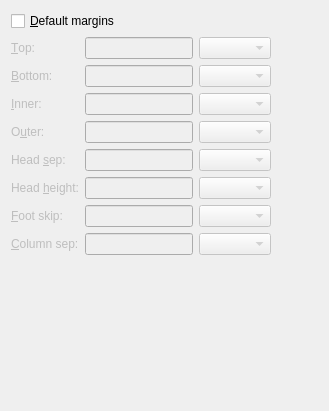
<?xml version="1.0" encoding="UTF-8"?>
<ui version="4.0">
 <class>MarginsUi</class>
 <widget class="QWidget" name="MarginsUi">
  <property name="geometry">
   <rect>
    <x>0</x>
    <y>0</y>
    <width>329</width>
    <height>411</height>
   </rect>
  </property>
  <property name="windowTitle">
   <string/>
  </property>
  <layout class="QGridLayout">
   <property name="leftMargin">
    <number>11</number>
   </property>
   <property name="topMargin">
    <number>11</number>
   </property>
   <property name="rightMargin">
    <number>11</number>
   </property>
   <property name="bottomMargin">
    <number>11</number>
   </property>
   <property name="spacing">
    <number>6</number>
   </property>
   <item row="0" column="0">
    <widget class="QCheckBox" name="marginCB">
     <property name="acceptDrops">
      <bool>true</bool>
     </property>
     <property name="toolTip">
      <string>Use the margin settings provided by the document class.&lt;br&gt;Note that if this is unchecked, different defaults may be used.</string>
     </property>
     <property name="text">
      <string>&amp;Default margins</string>
     </property>
    </widget>
   </item>
   <item row="1" column="1">
    <spacer>
     <property name="orientation">
      <enum>Qt::Horizontal</enum>
     </property>
     <property name="sizeType">
      <enum>QSizePolicy::Expanding</enum>
     </property>
     <property name="sizeHint" stdset="0">
      <size>
       <width>20</width>
       <height>20</height>
      </size>
     </property>
    </spacer>
   </item>
   <item row="2" column="0">
    <spacer>
     <property name="orientation">
      <enum>Qt::Vertical</enum>
     </property>
     <property name="sizeType">
      <enum>QSizePolicy::Expanding</enum>
     </property>
     <property name="sizeHint" stdset="0">
      <size>
       <width>20</width>
       <height>20</height>
      </size>
     </property>
    </spacer>
   </item>
   <item row="1" column="0">
    <layout class="QHBoxLayout">
     <property name="spacing">
      <number>6</number>
     </property>
     <property name="leftMargin">
      <number>0</number>
     </property>
     <property name="topMargin">
      <number>0</number>
     </property>
     <property name="rightMargin">
      <number>0</number>
     </property>
     <property name="bottomMargin">
      <number>0</number>
     </property>
     <item>
      <layout class="QVBoxLayout">
       <property name="spacing">
        <number>6</number>
       </property>
       <property name="leftMargin">
        <number>0</number>
       </property>
       <property name="topMargin">
        <number>0</number>
       </property>
       <property name="rightMargin">
        <number>0</number>
       </property>
       <property name="bottomMargin">
        <number>0</number>
       </property>
       <item>
        <widget class="QLabel" name="topL">
         <property name="enabled">
          <bool>false</bool>
         </property>
         <property name="text">
          <string>&amp;Top:</string>
         </property>
         <property name="buddy">
          <cstring>topLE</cstring>
         </property>
        </widget>
       </item>
       <item>
        <widget class="QLabel" name="bottomL">
         <property name="enabled">
          <bool>false</bool>
         </property>
         <property name="text">
          <string>&amp;Bottom:</string>
         </property>
         <property name="buddy">
          <cstring>bottomLE</cstring>
         </property>
        </widget>
       </item>
       <item>
        <widget class="QLabel" name="innerL">
         <property name="enabled">
          <bool>false</bool>
         </property>
         <property name="text">
          <string>&amp;Inner:</string>
         </property>
         <property name="buddy">
          <cstring>innerLE</cstring>
         </property>
        </widget>
       </item>
       <item>
        <widget class="QLabel" name="outerL">
         <property name="enabled">
          <bool>false</bool>
         </property>
         <property name="text">
          <string>O&amp;uter:</string>
         </property>
         <property name="buddy">
          <cstring>outerLE</cstring>
         </property>
        </widget>
       </item>
       <item>
        <widget class="QLabel" name="headsepL">
         <property name="enabled">
          <bool>false</bool>
         </property>
         <property name="text">
          <string>Head &amp;sep:</string>
         </property>
         <property name="buddy">
          <cstring>headsepLE</cstring>
         </property>
        </widget>
       </item>
       <item>
        <widget class="QLabel" name="headheightL">
         <property name="enabled">
          <bool>false</bool>
         </property>
         <property name="text">
          <string>Head &amp;height:</string>
         </property>
         <property name="buddy">
          <cstring>headheightLE</cstring>
         </property>
        </widget>
       </item>
       <item>
        <widget class="QLabel" name="footskipL">
         <property name="enabled">
          <bool>false</bool>
         </property>
         <property name="text">
          <string>&amp;Foot skip:</string>
         </property>
         <property name="buddy">
          <cstring>footskipLE</cstring>
         </property>
        </widget>
       </item>
       <item>
        <widget class="QLabel" name="columnsepL">
         <property name="enabled">
          <bool>false</bool>
         </property>
         <property name="text">
          <string>&amp;Column sep:</string>
         </property>
         <property name="buddy">
          <cstring>columnsepLE</cstring>
         </property>
        </widget>
       </item>
      </layout>
     </item>
     <item>
      <layout class="QVBoxLayout">
       <property name="spacing">
        <number>6</number>
       </property>
       <property name="leftMargin">
        <number>0</number>
       </property>
       <property name="topMargin">
        <number>0</number>
       </property>
       <property name="rightMargin">
        <number>0</number>
       </property>
       <property name="bottomMargin">
        <number>0</number>
       </property>
       <item>
        <layout class="QHBoxLayout">
         <property name="spacing">
          <number>6</number>
         </property>
         <property name="leftMargin">
          <number>0</number>
         </property>
         <property name="topMargin">
          <number>0</number>
         </property>
         <property name="rightMargin">
          <number>0</number>
         </property>
         <property name="bottomMargin">
          <number>0</number>
         </property>
         <item>
          <widget class="QLineEdit" name="topLE">
           <property name="enabled">
            <bool>false</bool>
           </property>
           <property name="inputMethodHints">
            <set>Qt::ImhFormattedNumbersOnly</set>
           </property>
          </widget>
         </item>
         <item>
          <widget class="lyx::frontend::LengthCombo" name="topUnit">
           <property name="enabled">
            <bool>false</bool>
           </property>
           <property name="inputMethodHints">
            <set>Qt::ImhFormattedNumbersOnly|Qt::ImhLatinOnly</set>
           </property>
          </widget>
         </item>
        </layout>
       </item>
       <item>
        <layout class="QHBoxLayout">
         <property name="spacing">
          <number>6</number>
         </property>
         <property name="leftMargin">
          <number>0</number>
         </property>
         <property name="topMargin">
          <number>0</number>
         </property>
         <property name="rightMargin">
          <number>0</number>
         </property>
         <property name="bottomMargin">
          <number>0</number>
         </property>
         <item>
          <widget class="QLineEdit" name="bottomLE">
           <property name="enabled">
            <bool>false</bool>
           </property>
           <property name="inputMethodHints">
            <set>Qt::ImhFormattedNumbersOnly</set>
           </property>
           <property name="text">
            <string/>
           </property>
          </widget>
         </item>
         <item>
          <widget class="lyx::frontend::LengthCombo" name="bottomUnit">
           <property name="enabled">
            <bool>false</bool>
           </property>
           <property name="inputMethodHints">
            <set>Qt::ImhFormattedNumbersOnly|Qt::ImhLatinOnly</set>
           </property>
          </widget>
         </item>
        </layout>
       </item>
       <item>
        <layout class="QHBoxLayout">
         <property name="spacing">
          <number>6</number>
         </property>
         <property name="leftMargin">
          <number>0</number>
         </property>
         <property name="topMargin">
          <number>0</number>
         </property>
         <property name="rightMargin">
          <number>0</number>
         </property>
         <property name="bottomMargin">
          <number>0</number>
         </property>
         <item>
          <widget class="QLineEdit" name="innerLE">
           <property name="enabled">
            <bool>false</bool>
           </property>
           <property name="inputMethodHints">
            <set>Qt::ImhFormattedNumbersOnly</set>
           </property>
          </widget>
         </item>
         <item>
          <widget class="lyx::frontend::LengthCombo" name="innerUnit">
           <property name="enabled">
            <bool>false</bool>
           </property>
           <property name="inputMethodHints">
            <set>Qt::ImhFormattedNumbersOnly|Qt::ImhLatinOnly</set>
           </property>
          </widget>
         </item>
        </layout>
       </item>
       <item>
        <layout class="QHBoxLayout">
         <property name="spacing">
          <number>6</number>
         </property>
         <property name="leftMargin">
          <number>0</number>
         </property>
         <property name="topMargin">
          <number>0</number>
         </property>
         <property name="rightMargin">
          <number>0</number>
         </property>
         <property name="bottomMargin">
          <number>0</number>
         </property>
         <item>
          <widget class="QLineEdit" name="outerLE">
           <property name="enabled">
            <bool>false</bool>
           </property>
           <property name="inputMethodHints">
            <set>Qt::ImhFormattedNumbersOnly</set>
           </property>
          </widget>
         </item>
         <item>
          <widget class="lyx::frontend::LengthCombo" name="outerUnit">
           <property name="enabled">
            <bool>false</bool>
           </property>
           <property name="inputMethodHints">
            <set>Qt::ImhFormattedNumbersOnly|Qt::ImhLatinOnly</set>
           </property>
          </widget>
         </item>
        </layout>
       </item>
       <item>
        <layout class="QHBoxLayout">
         <property name="spacing">
          <number>6</number>
         </property>
         <property name="leftMargin">
          <number>0</number>
         </property>
         <property name="topMargin">
          <number>0</number>
         </property>
         <property name="rightMargin">
          <number>0</number>
         </property>
         <property name="bottomMargin">
          <number>0</number>
         </property>
         <item>
          <widget class="QLineEdit" name="headsepLE">
           <property name="enabled">
            <bool>false</bool>
           </property>
           <property name="inputMethodHints">
            <set>Qt::ImhFormattedNumbersOnly</set>
           </property>
          </widget>
         </item>
         <item>
          <widget class="lyx::frontend::LengthCombo" name="headsepUnit">
           <property name="enabled">
            <bool>false</bool>
           </property>
           <property name="inputMethodHints">
            <set>Qt::ImhFormattedNumbersOnly|Qt::ImhLatinOnly</set>
           </property>
          </widget>
         </item>
        </layout>
       </item>
       <item>
        <layout class="QHBoxLayout">
         <property name="spacing">
          <number>6</number>
         </property>
         <property name="leftMargin">
          <number>0</number>
         </property>
         <property name="topMargin">
          <number>0</number>
         </property>
         <property name="rightMargin">
          <number>0</number>
         </property>
         <property name="bottomMargin">
          <number>0</number>
         </property>
         <item>
          <widget class="QLineEdit" name="headheightLE">
           <property name="enabled">
            <bool>false</bool>
           </property>
           <property name="inputMethodHints">
            <set>Qt::ImhFormattedNumbersOnly</set>
           </property>
          </widget>
         </item>
         <item>
          <widget class="lyx::frontend::LengthCombo" name="headheightUnit">
           <property name="enabled">
            <bool>false</bool>
           </property>
           <property name="inputMethodHints">
            <set>Qt::ImhFormattedNumbersOnly|Qt::ImhLatinOnly</set>
           </property>
          </widget>
         </item>
        </layout>
       </item>
       <item>
        <layout class="QHBoxLayout">
         <property name="spacing">
          <number>6</number>
         </property>
         <property name="leftMargin">
          <number>0</number>
         </property>
         <property name="topMargin">
          <number>0</number>
         </property>
         <property name="rightMargin">
          <number>0</number>
         </property>
         <property name="bottomMargin">
          <number>0</number>
         </property>
         <item>
          <widget class="QLineEdit" name="footskipLE">
           <property name="enabled">
            <bool>false</bool>
           </property>
           <property name="inputMethodHints">
            <set>Qt::ImhFormattedNumbersOnly</set>
           </property>
          </widget>
         </item>
         <item>
          <widget class="lyx::frontend::LengthCombo" name="footskipUnit">
           <property name="enabled">
            <bool>false</bool>
           </property>
           <property name="inputMethodHints">
            <set>Qt::ImhFormattedNumbersOnly|Qt::ImhLatinOnly</set>
           </property>
          </widget>
         </item>
        </layout>
       </item>
       <item>
        <layout class="QHBoxLayout">
         <property name="spacing">
          <number>6</number>
         </property>
         <property name="leftMargin">
          <number>0</number>
         </property>
         <property name="topMargin">
          <number>0</number>
         </property>
         <property name="rightMargin">
          <number>0</number>
         </property>
         <property name="bottomMargin">
          <number>0</number>
         </property>
         <item>
          <widget class="QLineEdit" name="columnsepLE">
           <property name="enabled">
            <bool>false</bool>
           </property>
           <property name="inputMethodHints">
            <set>Qt::ImhFormattedNumbersOnly</set>
           </property>
          </widget>
         </item>
         <item>
          <widget class="lyx::frontend::LengthCombo" name="columnsepUnit">
           <property name="enabled">
            <bool>false</bool>
           </property>
           <property name="inputMethodHints">
            <set>Qt::ImhFormattedNumbersOnly|Qt::ImhLatinOnly</set>
           </property>
          </widget>
         </item>
        </layout>
       </item>
      </layout>
     </item>
    </layout>
   </item>
  </layout>
 </widget>
 <customwidgets>
  <customwidget>
   <class>lyx::frontend::LengthCombo</class>
   <extends>QComboBox</extends>
   <header>LengthCombo.h</header>
  </customwidget>
 </customwidgets>
 <tabstops>
  <tabstop>topLE</tabstop>
  <tabstop>bottomLE</tabstop>
  <tabstop>innerLE</tabstop>
  <tabstop>outerLE</tabstop>
  <tabstop>headsepLE</tabstop>
  <tabstop>headheightLE</tabstop>
  <tabstop>footskipLE</tabstop>
 </tabstops>
 <includes>
  <include location="local">qt_i18n.h</include>
 </includes>
 <resources/>
 <connections/>
</ui>
